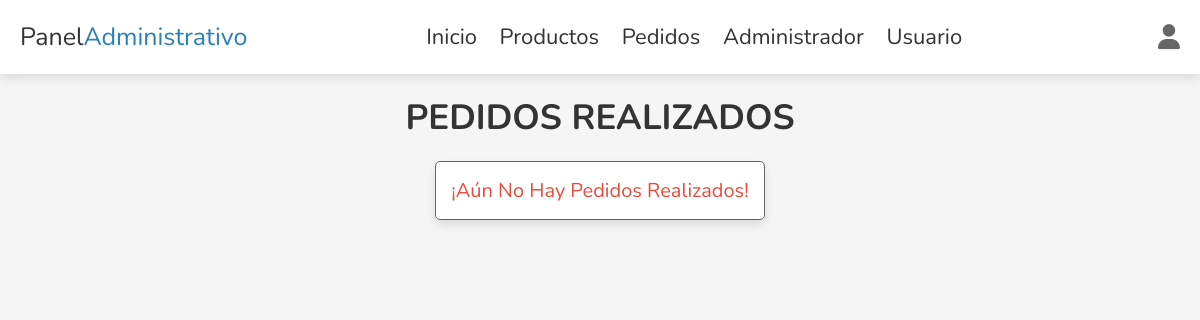
The page /Backend-Breaktime/admin_orders.php (signed in) on the database as committed earlier.
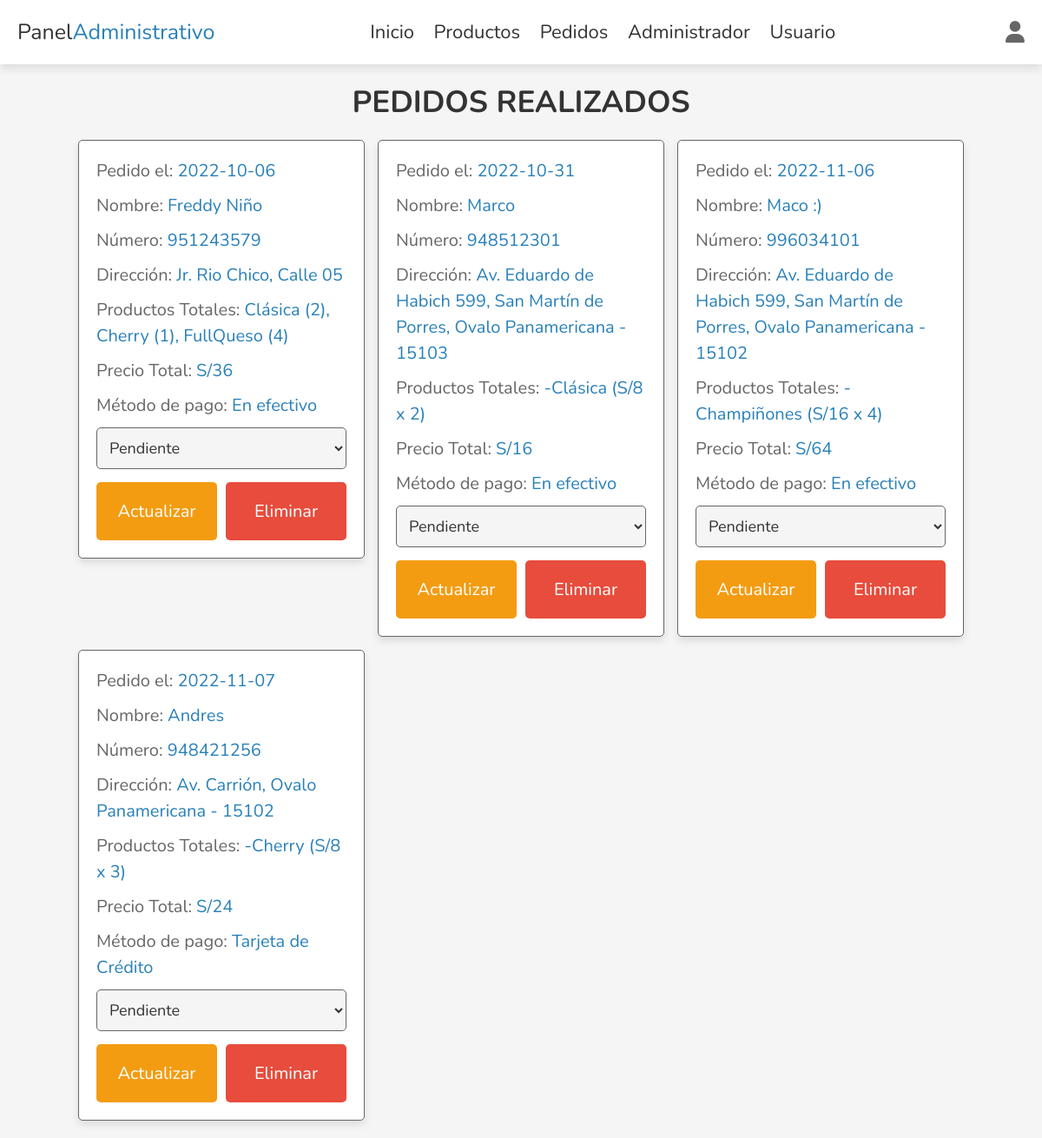
The same page on the database as committed later.
### tables this page shows
CREATE TABLE `orders` (
  `id` int(100) NOT NULL,
  `user_id` int(100) NOT NULL,
  `name` varchar(100) NOT NULL,
  `number` varchar(12) NOT NULL,
  `method` varchar(50) NOT NULL,
  `address` varchar(500) NOT NULL,
  `total_products` varchar(1000) NOT NULL,
  `total_price` int(100) NOT NULL,
  `placed_on` date NOT NULL DEFAULT current_timestamp(),
  `payment_status` varchar(20) NOT NULL DEFAULT 'Pendiente'
);

### Backend-Breaktime/admin_orders.php (the view, shortened to what this page needs)
<?php
include 'config.php';
?>
<!DOCTYPE html>
<html lang="es">
<head>
    <link rel="stylesheet" href="https://cdnjs.cloudflare.com/ajax/libs/font-awesome/6.1.1/css/all.min.css">
    <link rel="stylesheet" href="css/admin_style.css">
</head>
<body>
    <?php include 'admin_header.php'?>
    <section class="orders">
        <h1 class="heading">Pedidos realizados</h1>
        <div class="box-container">
            <?php
            $select_orders = $conn->prepare("SELECT * FROM `orders`");
            $select_orders->execute();
            if($select_orders->rowCount() > 0){
            while($fetch_orders = $select_orders->fetch(PDO::FETCH_ASSOC)){
            ?>
            <div class="box">
                <p> Pedido el: <span><?= $fetch_orders['placed_on']; ?></span> </p>
                <p> Nombre: <span><?= $fetch_orders['name']; ?></span> </p>
                <p> Número: <span><?= $fetch_orders['number']; ?></span> </p>
                <p> Dirección: <span><?= $fetch_orders['address']; ?></span> </p>
                <p> Productos Totales: <span><?= $fetch_orders['total_products']; ?></span> </p>
                <p> Precio Total: <span>S/<?= $fetch_orders['total_price']; ?></span> </p>
                <p> Método de pago: <span><?= $fetch_orders['method']; ?></span> </p>
                <form action="" method="post">
                    <select name="payment_status" class="select">
                        <option selected disabled><?= $fetch_orders['payment_status']; ?></option>
                    </select>
                    <div class="flex-btn">
                        <input type="submit" value="Actualizar" class="option-btn" name="update_payment">
                        <a href="admin_orders.php?delete=<?= $fetch_orders['id']; ?>" class="delete-btn"
                            onclick="return confirm('¿Estás seguro de eliminar esta Orden?');">Eliminar</a>
                    </div>
                </form>
            </div>
            <?php
            }
        }else{
            echo '<p class="empty">¡Aún no hay pedidos realizados!</p>';
        }
    ?>
        </div>
    </section>
</body>
</html>

Rows that differ between the two databases and show on the page:
added orders: placed_on "2022-10-06", name "Freddy Niño", number "951243579", address "Jr. Rio Chico, Calle 05", total_products "Clásica (2), Cherry (1), FullQueso (4)", total_price "36", method "En efectivo", payment_status "Pendiente"
added orders: placed_on "2022-10-31", name "Marco", number "948512301", address "Av. Eduardo de Habich 599, San Martín de Porres, Ovalo Panamericana - 15103", total_products "-Clásica (S/8 x 2)", total_price "16", method "En efectivo", payment_status "Pendiente"
added orders: placed_on "2022-11-06", name "Maco :)", number "996034101", address "Av. Eduardo de Habich 599, San Martín de Porres, Ovalo Panamericana - 15102", total_products "-Champiñones (S/16 x 4)", total_price "64", method "En efectivo", payment_status "Pendiente"
added orders: placed_on "2022-11-07", name "Andres", number "948421256", address "Av. Carrión, Ovalo Panamericana - 15102", total_products "-Cherry (S/8 x 3)", total_price "24", method "Tarjeta de Crédito", payment_status "Pendiente"
Other text that changed with them:
text no longer shown: "¡Aún No Hay Pedidos Realizados!"
